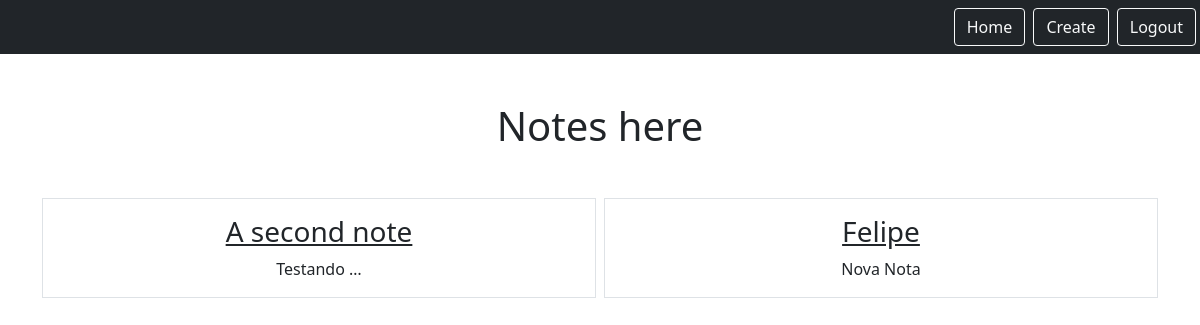
Page /smart/notes (signed in) on the earlier database version.
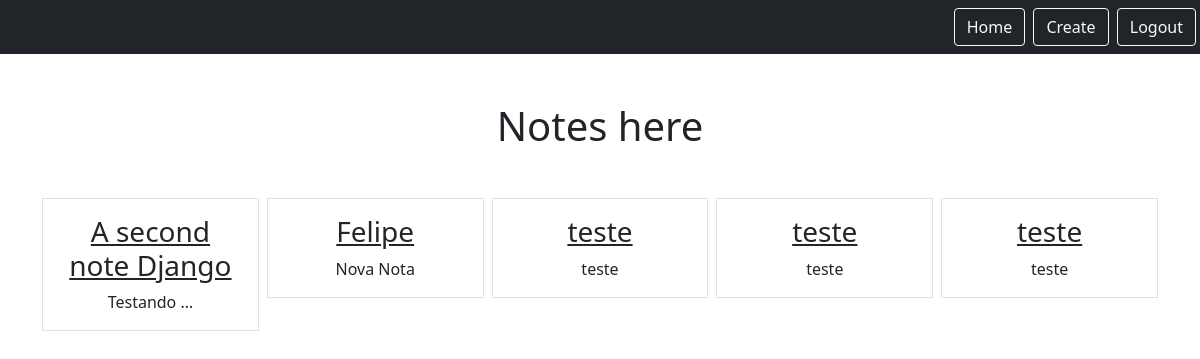
Same page on the later database version.
### notes/models.py (models this page shows)
class Notes(models.Model):
    title = models.CharField(max_length=200)
    text = models.TextField()
    created = models.DateTimeField(auto_now_add=True)
    user = models.ForeignKey(
        User, on_delete=models.CASCADE, related_name="notes")

### notes/views.py (the view)
# urls.py: path('notes', views.NotesListView.as_view(), name="notes.list"),
class NotesListView(LoginRequiredMixin, ListView):
    model = Notes
    context_object_name = "notes"
    template_name = "notes/notes_list.html"
    login_url = "/admin"
    def get_queryset(self):
        return self.request.user.notes.all()

### notes/templates/notes/notes_list.html
{% extends "base.html" %}
{% block content %}
    <h1 class="my-5">Notes here</h1>
        <div class="row row-cols3 g-2">
            {% for note in notes %}
            <div class="col">
                <div class="p-3 border">
                    <a href="{% url 'notes.detail' pk=note.id %}" class="text-dark text-decoration-non">
                        <h3>{{note.title}}</h3>
                    </a>
                    {{note.text|truncatechars:10}}
                </div>
            </div>
            {% endfor %}
        </div>
{% endblock %}

### static/templates/base.html (shortened to what this page needs)
{% load static %}
<html>
    <head>
        <link rel="stylesheet" type="text/css" href="{% static 'css/style.css' %}"/>
        <link href="https://cdn.jsdelivr.net/npm/bootstrap@5.0.1/dist/css/bootstrap.min.css" rel="stylesheet">
    </head>
    <body>
      <nav class='navbar navbar-dark bg-dark'>
        <div class='ms-auto'>
          {% if user.is_authenticated %}
          <a href="{% url 'notes.list'%}" class="btn btn-outline-light me-1">Home</a>
          <a href="{% url 'notes.new'%}" class="btn btn-outline-light me-1">Create</a>
          <a href="{% url 'logout'%}" class="btn btn-outline-light me-1">Logout</a>
          {% else %}
          <a href="{% url 'login'%}" class="btn btn-outline-light me-1">Login</a>
          <a href="{% url 'signup'%}" class="btn btn-outline-light me-1">Signup</a>
          {% endif %}
        </div>
      </nav>
      <div class="my-5 text-center container">
        {% block content %}
        {% endblock %}
      </div>
    </body>
</html>

Differences in the rows shown:
changed Notes "Testando …": title "A second note" → "A second note Django"
added Notes: title "teste", text "teste"
added Notes: title "teste", text "teste"
added Notes: title "teste", text "teste"
